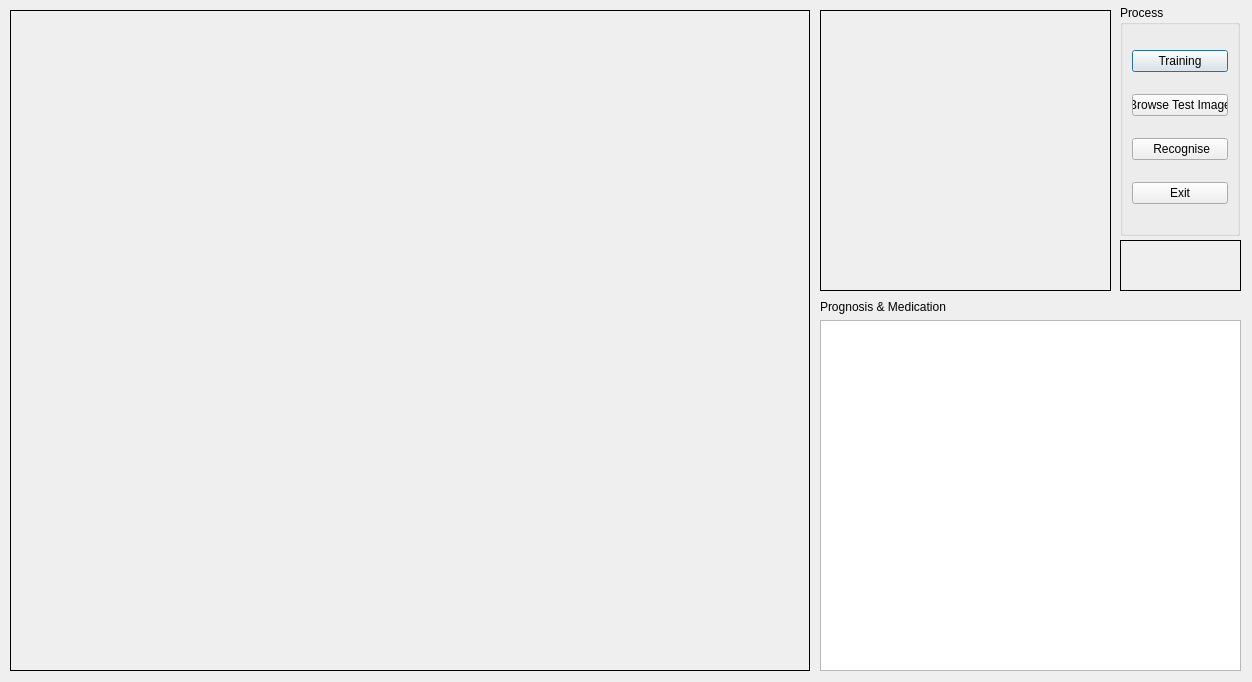
<?xml version="1.0" encoding="UTF-8"?>
<ui version="4.0">
 <class>Dialog</class>
 <widget class="QDialog" name="Dialog">
  <property name="geometry">
   <rect>
    <x>0</x>
    <y>0</y>
    <width>1252</width>
    <height>682</height>
   </rect>
  </property>
  <property name="windowTitle">
   <string>Diabetic Retinopathy Detection using machine Learning</string>
  </property>
  <widget class="QLabel" name="imgLabel">
   <property name="geometry">
    <rect>
     <x>10</x>
     <y>10</y>
     <width>800</width>
     <height>661</height>
    </rect>
   </property>
   <property name="frameShape">
    <enum>QFrame::Box</enum>
   </property>
   <property name="text">
    <string/>
   </property>
  </widget>
  <widget class="QGroupBox" name="groupBox">
   <property name="geometry">
    <rect>
     <x>1120</x>
     <y>5</y>
     <width>120</width>
     <height>231</height>
    </rect>
   </property>
   <property name="title">
    <string>Process</string>
   </property>
   <layout class="QVBoxLayout" name="verticalLayout">
    <item>
     <widget class="QPushButton" name="TrainButton">
      <property name="text">
       <string>Training</string>
      </property>
     </widget>
    </item>
    <item>
     <widget class="QPushButton" name="BrowseButton">
      <property name="text">
       <string>Browse Test Image</string>
      </property>
     </widget>
    </item>
    <item>
     <widget class="QPushButton" name="DetectRecogniseButton">
      <property name="text">
       <string> Recognise</string>
      </property>
     </widget>
    </item>
    <item>
     <widget class="QPushButton" name="ExitButton">
      <property name="text">
       <string>Exit</string>
      </property>
     </widget>
    </item>
   </layout>
  </widget>
  <widget class="QLabel" name="label">
   <property name="geometry">
    <rect>
     <x>1120</x>
     <y>240</y>
     <width>121</width>
     <height>51</height>
    </rect>
   </property>
   <property name="font">
    <font>
     <pointsize>12</pointsize>
    </font>
   </property>
   <property name="frameShape">
    <enum>QFrame::Box</enum>
   </property>
   <property name="text">
    <string/>
   </property>
   <property name="alignment">
    <set>Qt::AlignCenter</set>
   </property>
  </widget>
  <widget class="QLabel" name="label_2">
   <property name="geometry">
    <rect>
     <x>820</x>
     <y>296</y>
     <width>131</width>
     <height>21</height>
    </rect>
   </property>
   <property name="text">
    <string>Prognosis &amp; Medication</string>
   </property>
  </widget>
  <widget class="QLabel" name="barimgLabel">
   <property name="geometry">
    <rect>
     <x>820</x>
     <y>10</y>
     <width>291</width>
     <height>281</height>
    </rect>
   </property>
   <property name="frameShape">
    <enum>QFrame::Box</enum>
   </property>
   <property name="text">
    <string/>
   </property>
  </widget>
  <widget class="QPlainTextEdit" name="plainTextEdit">
   <property name="geometry">
    <rect>
     <x>820</x>
     <y>320</y>
     <width>421</width>
     <height>351</height>
    </rect>
   </property>
  </widget>
 </widget>
 <resources/>
 <connections/>
</ui>
